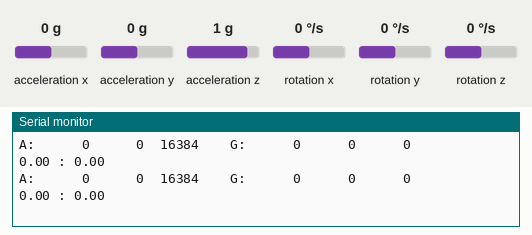
The sketch below on a simulated Arduino Uno, built with avr-gcc and run on an emulated ATmega328P. Shown: the last lines printed to the serial monitor. The test bench sets the inputs (shaded band); at power-on: acceleration x 0 g, acceleration y 0 g, acceleration z 1 g, rotation x 0 °/s, rotation y 0 °/s, rotation z 0 °/s.

Above: at 1.8 s.
1.9 s: acceleration x set to -1.4 g
At 2.7 s:
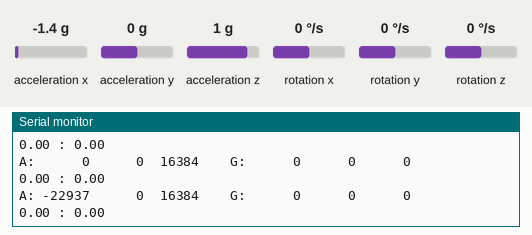
4.5 s: acceleration y set to -1.4 g
At 5.8 s:
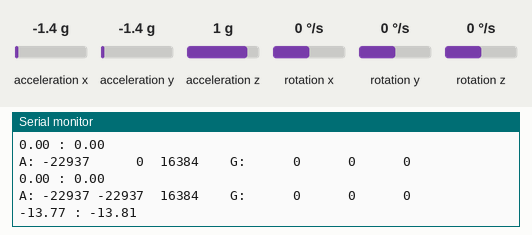
7.5 s: acceleration z set to -1.4 g
At 8.9 s:
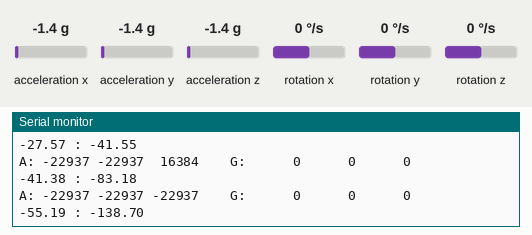
10.5 s: rotation x set to -192 °/s
At 11.9 s:
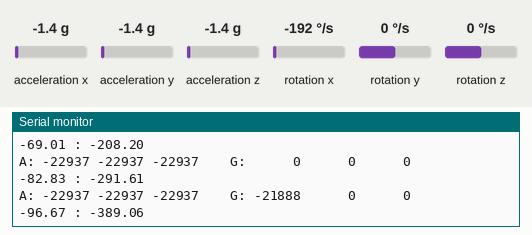
13.5 s: rotation y set to -192 °/s
At 14.5 s:
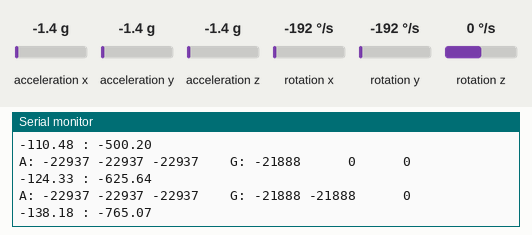
16.5 s: rotation z set to -192 °/s
At 17.7 s:
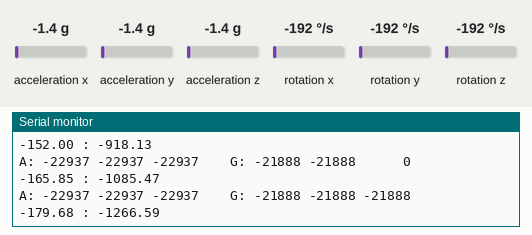
Timing chart, 0 to 19.5 s (numbered marks = the images above; inputs shaded):
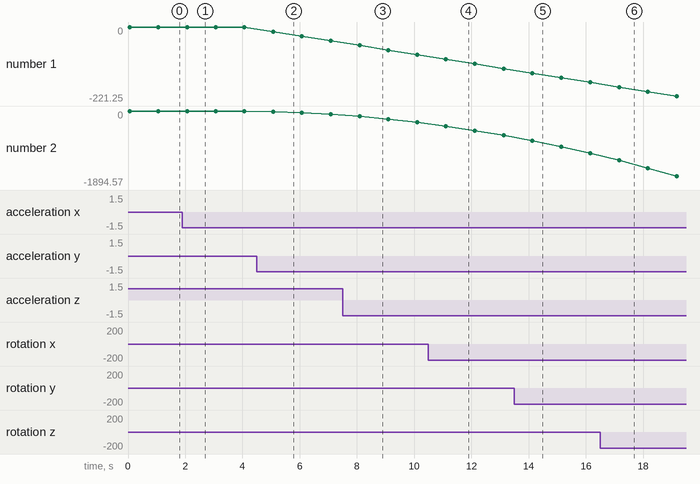

Measured:
- after the input at 1.9 s, the serial monitor: prints a new line after 0.11 s (image 1)
- after the input at 4.5 s, the serial monitor: prints a new line after 0.52 s (image 2)
- after the input at 7.5 s, the serial monitor: prints a new line after 0.54 s (image 3)
- after the input at 10.5 s, the serial monitor: prints a new line after 0.56 s (image 4)
- after the input at 13.5 s, the serial monitor: prints a new line after 0.58 s (image 5)
- after the input at 16.5 s, the serial monitor: prints a new line after 0.61 s (image 6)
- plotted number 1: 0 → -41.38 after the input at 4.5 s
- plotted number 2: 0 → -83.18 after the input at 4.5 s

The sketch:

IMU.ino
```cpp
/*
The sensor outputs provided by the library are the raw
16-bit values obtained by concatenating the 8-bit high and
low accelerometer and gyro data registers. They can be
converted to units of g and dps (degrees per second) using
the conversion factors specified in the datasheet for your
particular device and full scale setting (gain).

Example: An LSM6DS33 gives an accelerometer Z axis reading
of 16276 with its default full scale setting of +/- 2 g. The
LA_So specification in the LSM6DS33 datasheet (page 11)
states a conversion factor of 0.061 mg/LSB (least
significant bit) at this FS setting, so the raw reading of
16276 corresponds to 16276 * 0.061 = 992.8 mg = 0.9928 g.
*/

#include <Wire.h>
#include <LSM6.h>


LSM6 imu;

char report[80];
unsigned long lastTime;

void setup()
{
  Serial.begin(9600);
  Wire.begin();

  if (!imu.init())
  {
    Serial.println("Failed to detect and initialize IMU!");
    while (1);
  }
  imu.enableDefault();
  lastTime = millis();//reference time
}

float x_vel = 0;
float x_pos = 0;

void loop()
{
  imu.read();


  snprintf(report, sizeof(report), "A: %6d %6d %6d    G: %6d %6d %6d",
    imu.a.x, imu.a.y, imu.a.z,
    imu.g.x, imu.g.y, imu.g.z);
  Serial.println(report);

  long currentT = millis();
  float acc = imu.a.y*0.061/1000*9.81;
  integrate((currentT-lastTime)/1000.0, acc);
  lastTime = currentT;
  Serial.print(x_vel);
  Serial.print(" : ");
  Serial.println(x_pos);
  delay(1000);
}

void integrate(float del_t, float x_acc) {
  x_vel += x_acc*del_t;
  x_pos += x_vel*del_t;
  return;

}
```
